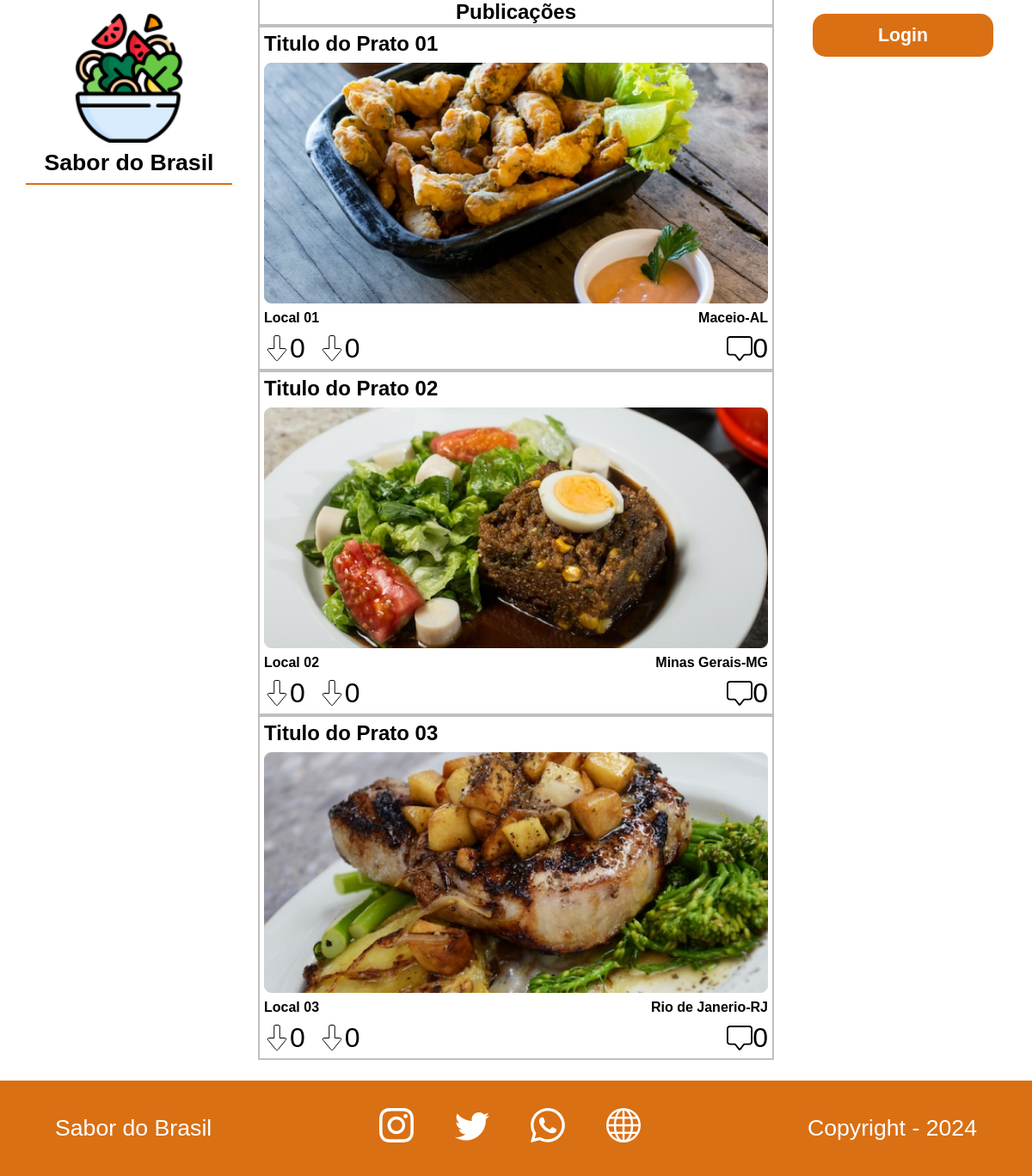
The page / on the database its author committed.
### tables this page shows
CREATE TABLE `empresa` (
  `id_empresa` int(11) NOT NULL AUTO_INCREMENT,
  `nome` text NOT NULL,
  `logo` text NOT NULL,
  `created_at` timestamp NOT NULL DEFAULT current_timestamp(),
  `updated_at` datetime DEFAULT current_timestamp() ON UPDATE current_timestamp(),
  PRIMARY KEY (`id_empresa`)
);

CREATE TABLE `publicacao` (
  `id_publicacao` int(11) NOT NULL AUTO_INCREMENT,
  `foto` text NOT NULL,
  `titulo_prato` text NOT NULL,
  `local` text NOT NULL,
  `cidade` text NOT NULL,
  `empresa_id` int(11) NOT NULL,
  `created_at` timestamp NOT NULL DEFAULT current_timestamp(),
  `updated_at` datetime DEFAULT current_timestamp() ON UPDATE current_timestamp(),
  PRIMARY KEY (`id_publicacao`),
  KEY `empresa_id` (`empresa_id`),
  CONSTRAINT `publicacao_ibfk_1` FOREIGN KEY (`empresa_id`) REFERENCES `empresa` (`id_empresa`)
);

### Controller/empresa_controller.php (called while the page is built)
<?php
require_once ROOT_PATH.'/Config/Conexao.php';
require_once ROOT_PATH.'/Services/EmpresaService.php';
$conexao = new Conexao();
$empresaService = new EmpresaService($conexao);
$empresa = $empresaService->getData();

### Config/Conexao.php (called while the page is built)
<?php
class Conexao
{
    private $host = "localhost";
    private $dbname = "sabordobrasil";
    private $user = "root";
    private $pass = "";
    public function conectar()
    {
        try {
            $conexao = new PDO("mysql:host=$this->host;dbname=$this->dbname", $this->user, $this->pass);
            return $conexao;
        } catch (PDOException $e) {
            echo '<p>' . $e->getMessage() . '</p>';
        }
    }
}

### Services/EmpresaService.php (called while the page is built, shortened)
<?php
class EmpresaService{
    private $conexao;
    public function __construct(Conexao $conexao, Empresa $empresa = null)
    {
        $this->conexao = $conexao->conectar();
    }
    public function getData(){
        $query = 'SELECT * FROM empresa';
        $stmt = $this->conexao->prepare($query);
        $stmt->execute();
        return $stmt->fetchAll(PDO::FETCH_ASSOC);
    }
}

### Controller/post_controller.php (called while the page is built, shortened)
<?php
require_once ROOT_PATH . '/Config/Conexao.php';
require_once ROOT_PATH . '/Services/PostService.php';
$conexao = new Conexao();
$postService = new PostService($conexao);
$posts = $postService->getData();

### Services/PostService.php (called while the page is built, shortened)
<?php
class PostService{
    private $conexao;
    public function __construct(Conexao $conexao)
    {
        $this->conexao = $conexao->conectar();
    }
    public function getData(){
        $query = 'SELECT p.id_publicacao, p.foto, p.local, p.cidade, p.titulo_prato, COUNT(c.comentario) as comentarios, SUM(l.tipo_avaliacao = "up") AS likes_up,SUM(l.tipo_avaliacao = "down" ) AS likes_down
FROM publicacao as p
left join comentarios as c on (p.id_publicacao = c.id_publicacao)
left join likes as l on (p.id_publicacao = l.id_publicacao)
GROUP BY p.id_publicacao
;';
        $stmt = $this->conexao->prepare($query);
        $stmt->execute();
        return $stmt->fetchAll(PDO::FETCH_ASSOC);
    }
}

### index.php (the view, shortened to what this page needs)
<?php
require_once './Controller/empresa_controller.php';
require_once './Controller/post_controller.php';
?>
<!DOCTYPE html>
<html lang="en">
<head>
    <link rel="stylesheet" href="./style.css">
</head>
<body>
    <main>
        <section class="enterprise_data">
            <?php if (!isset($_SESSION['nickname'])) { ?>
                <img src="./Assets/logo/<?= $empresa[0]['logo'] ?>" class="logo" alt="">
                <p class="name"><?= $empresa[0]['nome'] ?></p>
                <span class="line"></span>
            <?php } else { ?>
                <button class="login">Sair</button>
            <?php } ?>
        </section>
        <section class="posts">
            <h1>Publicações</h1>
            <?php foreach ($posts as $post) { ?>
                <div class="post">
                    <h2><?= $post['titulo_prato'] ?></h2>
                    <img src="./Assets/publicacao/<?= $post['foto'] ?>" alt="">
                    <div class="local">
                        <p><?= $post['local'] ?></p>
                        <p><?= $post['cidade'] ?></p>
                    </div>
                    <div class="like_com">
                        <div>
                            <span>
                                <img src="./Assets/icones/flecha_baixo_vazia.svg" alt="">
                                <p><?= $post['likes_up'] ? $post['likes_up'] : 0 ?></p>
                            </span>
                            <span>
                                <img src="./Assets/icones/flecha_baixo_vazia.svg" alt="">
                                <p><?= $post['likes_down'] ? $post['likes_down'] : 0 ?></p>
                            </span>
                        </div>
                        <span>
                            <img src="./Assets/icones/chat.svg" alt="">
                            <p><?= $post['comentarios'] ?></p>
                        </span>
                    </div>
                </div>
            <?php } ?>
        </section>
        <section class="user_data">
            <?php if (!isset($_SESSION['nickname'])) { ?>
                <button class="login">Login</button>
            <?php } else { ?>
                <button class="login">Sair</button>
            <?php } ?>
        </section>
    </main>
    <footer>
        <p class="name"><?= $empresa[0]['nome'] ?></p>
        <div class="social">
            <a href=""><img src="./Assets/icones/Instagram.svg" alt=""></a>
            <a href=""><img src="./Assets/icones/Twitter.svg" alt=""></a>
            <a href=""><img src="./Assets/icones/Whatsapp.svg" alt=""></a>
            <a href=""><img src="./Assets/icones/Globe.svg" alt=""></a>
        </div>
        <p>Copyright - 2024</p>
    </footer>
</body>
</html>

### style.css (style rules this page uses)
* { padding: 0; margin: 0; box-sizing: border-box; font-family: arial; }
main { display: flex; flex-direction: row; }
.enterprise_data { margin-top: 1rem; display: flex; gap: 0.5rem; flex-direction: column; align-items: center; min-width: 25%; max-width: 25%; }
.logo { width: 50%; }
.enterprise_data>.name { font-size: 20pt; font-weight: bold; }
.enterprise_data>.line { width: 80%; height: 2px; background-color: #D97014; display: block; }
.posts { display: flex; flex-direction: column; align-items: center; justify-content: center; min-width: 50%; max-width: 50%; }
.posts>h1 { border: 2px #C2BEBE solid; border-top: none; width: 100%; text-align: center; }
.posts>.post { border: 2px #C2BEBE solid; width: 100%; gap: 0.5rem; display: flex; flex-direction: column; padding: 5px; }
.posts>.post>.local { display: flex; justify-content: space-between; font-weight: bold; }
.posts>.post>.like_com { display: flex; justify-content: space-between; }
.posts>.post>.like_com>div { display: flex; gap: 1rem; }
.posts>.post>.like_com>div>span { display: flex; align-items: center; font-size: 24pt; }
.posts>.post>.like_com>span { display: flex; align-items: center; font-size: 24pt; }
.user_data { margin-top: 1rem; display: flex; flex-direction: column; align-items: center; min-width: 25%; max-width: 25%; }
.login { background-color: #D97014; color: #FFFFFF; width: 70%; border: none; border-radius: 15px; font-size: 16pt; font-weight: bold; height: 50px; }
footer { width: 100%; margin-top: 1.5rem; display: flex; background-color: #D97014; color: #FFFFFF; justify-content: space-between; padding: 2rem 4rem; font-size: 20pt; align-items: center; }
footer>.social { display: flex; gap: 3rem; }

### rows shown on the page
empresa: logo (picture), nome "Sabor do Brasil"
publicacao: titulo_prato "Titulo do Prato 01", foto (picture), local "Local 01", cidade "Maceio-AL", comentarios "0"
publicacao: titulo_prato "Titulo do Prato 02", foto (picture), local "Local 02", cidade "Minas Gerais-MG", comentarios "0"
publicacao: titulo_prato "Titulo do Prato 03", foto (picture), local "Local 03", cidade "Rio de Janerio-RJ", comentarios "0"
